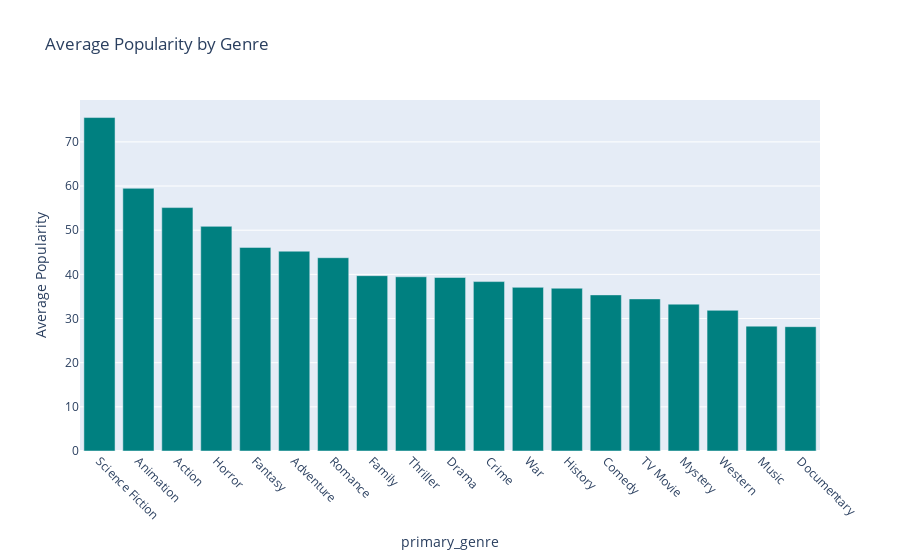

Notebook cell for this chart:
### Code cell
# lets visualize that data now
# bar chart of average popularity by genre
import plotly.express as px
fig = px.bar(genre_popularity, 
             x=genre_popularity.index, 
             y=genre_popularity.values, 
             labels={'x': 'Genre', 'y': 'Average Popularity'},
             title='Average Popularity by Genre',
             color_discrete_sequence=['#008080'])
fig.update_layout(
    xaxis_tickangle=45
)
fig.show()

### Figure 1 — Plotly figure (JSON) as saved in the notebook; plotly's stock layout.template omitted (floating-point values rounded to 4 significant figures)
{"data": [{"alignmentgroup": "True", "hovertemplate": "primary_genre=%{x}<br>Average Popularity=%{y}<extra></extra>", "legendgroup": "", "marker": {"color": "#008080", "pattern": {"shape": ""}}, "name": "", "offsetgroup": "", "orientation": "v", "showlegend": false, "textposition": "auto", "type": "bar", "x": ["Science Fiction", "Animation", "Action", "Horror", "Fantasy", "Adventure", "Romance", "Family", "Thriller", "Drama", "Crime", "War", "History", "Comedy", "TV Movie", "Mystery", "Western", "Music", "Documentary"], "xaxis": "x", "y": [75.51, 59.48, 55.12, 50.87, 46.1, 45.24, 43.77, 39.7, 39.45, 39.29, 38.36, 37.06, 36.86, 35.35, 34.44, 33.25, 31.85, 28.28, 28.15], "yaxis": "y"}], "layout": {"barmode": "relative", "legend": {"tracegroupgap": 0}, "title": {"text": "Average Popularity by Genre"}, "xaxis": {"anchor": "y", "domain": [0, 1], "tickangle": 45, "title": {"text": "primary_genre"}}, "yaxis": {"anchor": "x", "domain": [0, 1], "title": {"text": "Average Popularity"}}}}
